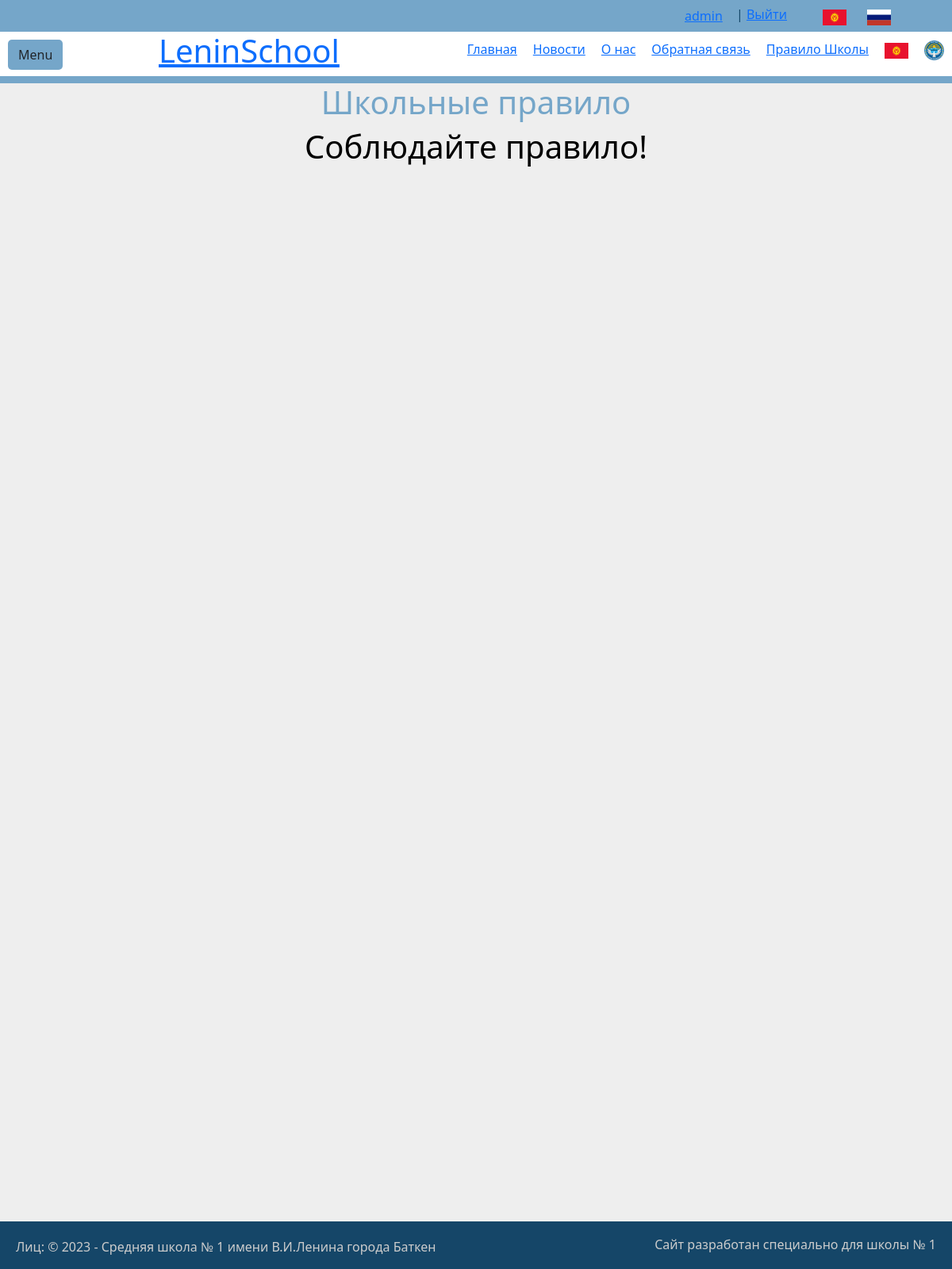
Page /school_rules/ (signed in) on the earlier database version.
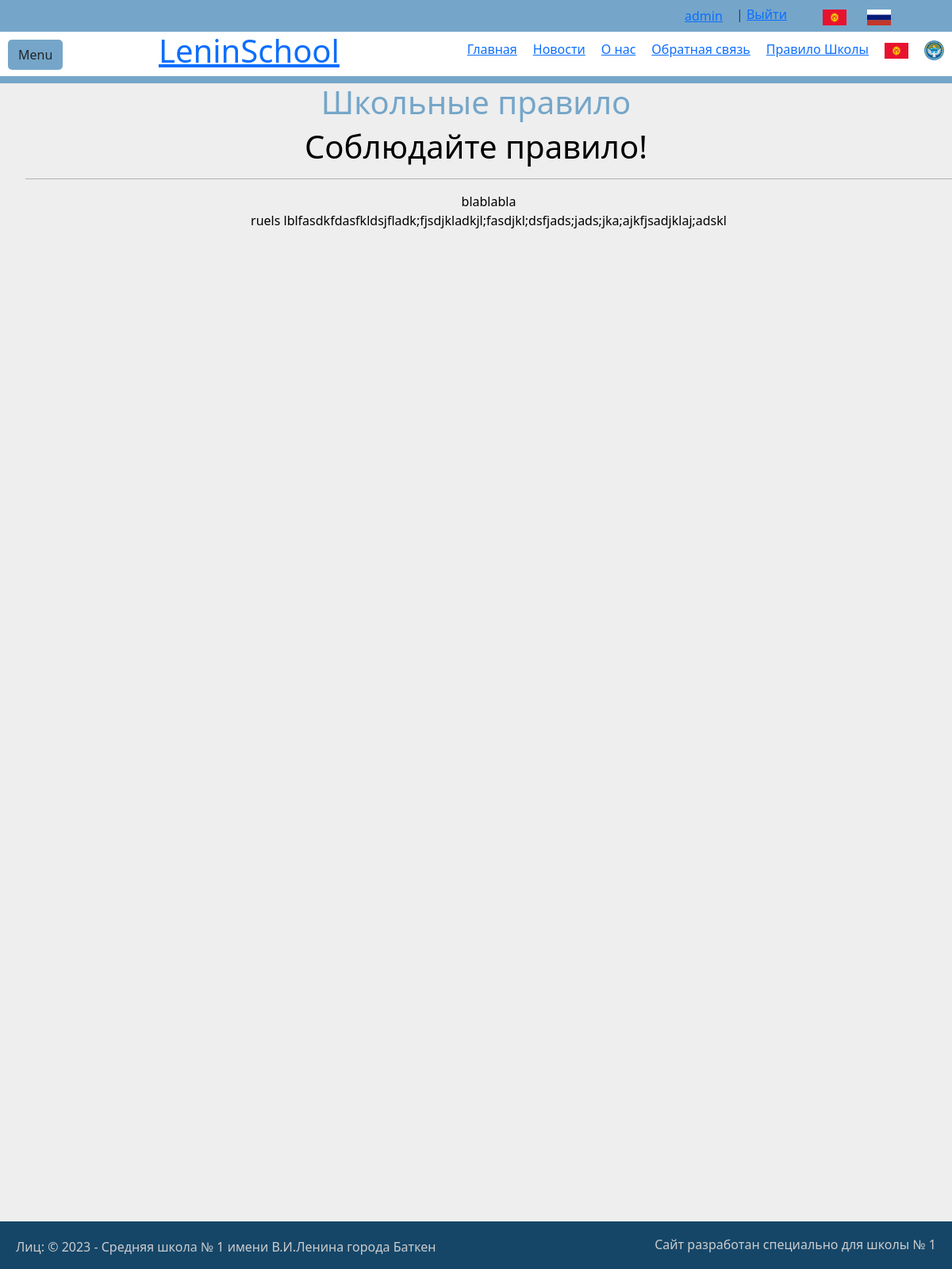
Same page on the later database version.
### main/models.py (models this page shows, shortened)
class SchoolRulesModel(models.Model):
    title = models.CharField(max_length=255, verbose_name='Загаловок')
    rules = models.TextField(verbose_name='Правило', )
    time_create = models.DateTimeField(verbose_name='Время создание', auto_now_add=True)
    time_update = models.DateTimeField(verbose_name='Время обновление', auto_now=True)
    is_published = models.BooleanField(verbose_name='Публикация', default=True)
    class Meta:
        verbose_name = 'Правило'
        verbose_name_plural = 'Правилы'
        ordering = ['-time_create', 'id']

### main/views.py (the view)
# urls.py: path('school_rules/', SchoolRulesView.as_view(), name='school_rules'),
class SchoolRulesView(DataMixin, ListView):
    model = SchoolRulesModel
    template_name = 'main/school_rules.html'
    def get_context_data(self, *, object_list=None, **kwargs):
        context = super().get_context_data(**kwargs)
        c_def = self.get_user_context(title='Школьные правило')
        return dict(list(context.items()) + list(c_def.items()))
    def get_queryset(self):
        return SchoolRulesModel.objects.filter(is_published=True)

### main/templates/main/school_rules.html
{% extends 'layout.html' %}
{% block content %}
<h1>
    Соблюдайте правило!
</h1>
<ul>
    {% for rule in rules %}
    <hr>
    <li>{{ rule.title }}<br>{{ rule.rules }}</li>
    {% endfor %}
</ul>
{% endblock %}

Differences in the rows shown:
added SchoolRulesModel: title "blablabla", rules "ruels lblfasdkfdasfkldsjfladk;fjsdjkladkjl;fasdjkl;dsfjads;jads;jka;ajkfjsadjklaj;adskl"
